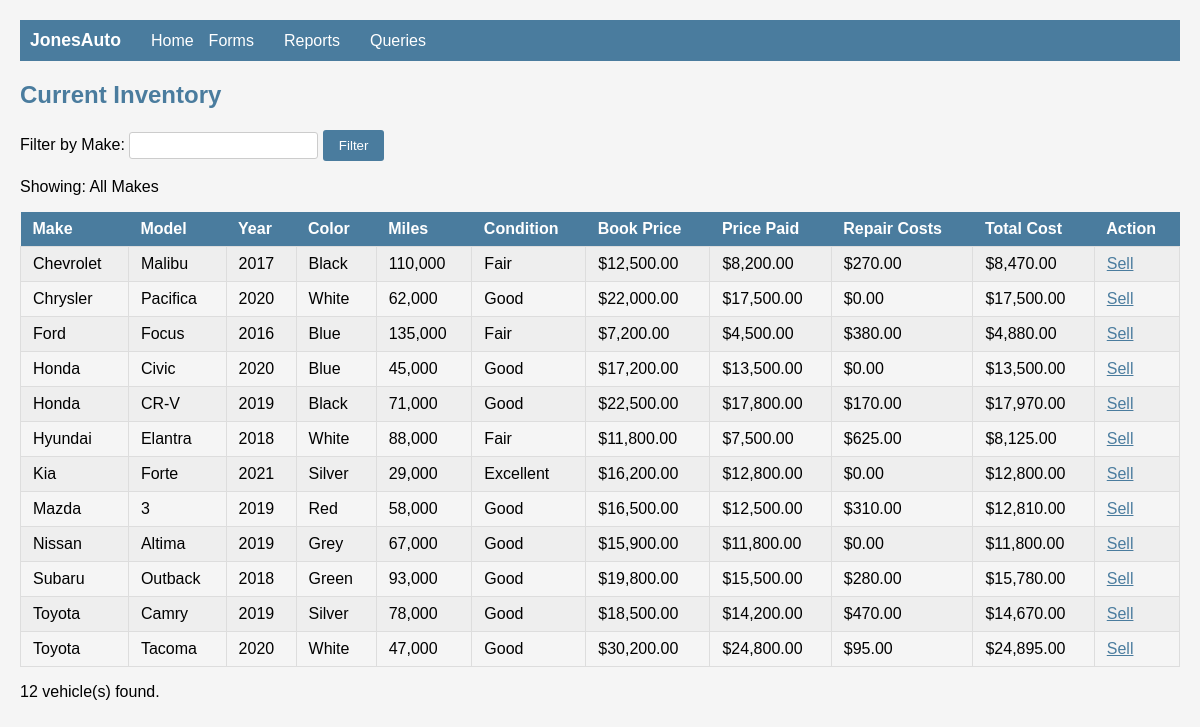
Page /reports/inventory.php on the committed database.
### tables this page shows
CREATE TABLE vehicles (
    vehicle_id INT AUTO_INCREMENT PRIMARY KEY,
    make VARCHAR(50) NOT NULL,
    model VARCHAR(50) NOT NULL,
    year INT NOT NULL,
    color VARCHAR(30),
    miles INT,
    condition_desc VARCHAR(50),
    book_price DECIMAL(10,2),
    style VARCHAR(30),
    interior_color VARCHAR(30),
    status VARCHAR(20) DEFAULT 'available',
    is_active TINYINT(1) DEFAULT 1
);

### reports/inventory.php (the view, shortened to what this page needs)
<?php
include '../config.php';
$make_filter = isset($_GET['make_filter']) ? $_GET['make_filter'] : '';
?>
<!DOCTYPE html>
<html>
<head>
    <link rel="stylesheet" href="../style.css">
</head>
<body>
<?php $nav_prefix = '../'; include '../nav.php'; ?>
<h2>Current Inventory</h2>
<form method="GET">
    <label>Filter by Make:</label>
    <input type="text" name="make_filter" value="<?php echo $make_filter; ?>">
    <input type="submit" value="Filter">
</form>
<p>Showing: <?php echo ($make_filter != '') ? $make_filter : 'All Makes'; ?></p>
<?php
$sql = "SELECT v.*, p.price_paid, p.purchase_date, (SELECT COALESCE(SUM(r.actual_cost), 0) FROM repairs r WHERE r.purchase_id = p.purchase_id) as total_repairs FROM vehicles v JOIN purchases p ON v.vehicle_id = p.vehicle_id WHERE v.status = 'available' AND v.is_active = 1";
$sql .= " ORDER BY v.make, v.model";
$result = mysqli_query($conn, $sql);
$count = 0;
?>
<table>
    <tr>
        <th>Make</th>
        <th>Model</th>
        <th>Year</th>
        <th>Color</th>
        <th>Miles</th>
        <th>Condition</th>
        <th>Book Price</th>
        <th>Price Paid</th>
        <th>Repair Costs</th>
        <th>Total Cost</th>
        <th>Action</th>
    </tr>
    <?php while ($row = mysqli_fetch_assoc($result)) {
        $total_cost = $row['price_paid'] + $row['total_repairs'];
        $count++;
    ?>
    <tr>
        <td><?php echo $row['make']; ?></td>
        <td><?php echo $row['model']; ?></td>
        <td><?php echo $row['year']; ?></td>
        <td><?php echo $row['color']; ?></td>
        <td><?php echo number_format($row['miles']); ?></td>
        <td><?php echo $row['condition_desc']; ?></td>
        <td>$<?php echo number_format($row['book_price'], 2); ?></td>
        <td>$<?php echo number_format($row['price_paid'], 2); ?></td>
        <td>$<?php echo number_format($row['total_repairs'], 2); ?></td>
        <td>$<?php echo number_format($total_cost, 2); ?></td>
        <td><a href="../forms/sale_form.php?vehicle_id=<?php echo $row['vehicle_id']; ?>">Sell</a></td>
    </tr>
    <?php } ?>
</table>
<p><?php echo $count; ?> vehicle(s) found.</p>
</body>
</html>

### nav.php (shortened to what this page needs)
<?php
$nav_prefix = isset($nav_prefix) ? $nav_prefix : '';
?>
<div class="nav">
    <span class="site-title">JonesAuto</span>
    <a href="<?php echo $nav_prefix; ?>index.php">Home</a>
    <div class="dropdown">
        <a class="dropdown-btn">Forms</a>
    </div>
    <div class="dropdown">
        <a class="dropdown-btn">Reports</a>
    </div>
    <a href="<?php echo $nav_prefix; ?>queries/queries.php">Queries</a>
</div>

### style.css (style rules this page uses)
body { font-family: Arial, sans-serif; margin: 20px; background-color: #f5f5f5; }
h1, h2, h3 { color: #4a7c9e; }
a { color: #4a7c9e; }
table { border-collapse: collapse; margin: 10px 0; }
th { background-color: #4a7c9e; color: white; padding: 8px 12px; text-align: left; }
td { padding: 8px 12px; border: 1px solid #ddd; }
tr:nth-child(even) { background-color: #eee; }
input[type="text"], input[type="number"], input[type="date"], select, textarea { padding: 5px; margin: 3px 0; border: 1px solid #ccc; border-radius: 3px; }
input[type="submit"] { background-color: #4a7c9e; color: white; padding: 8px 16px; border: none; border-radius: 3px; cursor: pointer; }
.nav { background-color: #4a7c9e; padding: 10px; margin-bottom: 15px; display: flex; align-items: center; }
.nav a { color: white; text-decoration: none; margin-right: 15px; }
.dropdown { display: inline-block; position: relative; margin-right: 15px; }
.dropdown-btn { color: white; cursor: pointer; }
.nav .site-title { font-weight: bold; font-size: 1.1em; color: white; margin-right: 30px; }
table { width: 100%; }

### rows in the picture
vehicles: make "Chevrolet", model "Malibu", year "2017", color "Black", miles "110,000", condition_desc "Fair", book_price "12,500.00", price_paid "8,200.00", total_repairs "270.00", total_cost "8,470.00"
vehicles: make "Chrysler", model "Pacifica", year "2020", color "White", miles "62,000", condition_desc "Good", book_price "22,000.00", price_paid "17,500.00", total_repairs "0.00", total_cost "17,500.00"
vehicles: make "Ford", model "Focus", year "2016", color "Blue", miles "135,000", condition_desc "Fair", book_price "7,200.00", price_paid "4,500.00", total_repairs "380.00", total_cost "4,880.00"
vehicles: make "Honda", model "Civic", year "2020", color "Blue", miles "45,000", condition_desc "Good", book_price "17,200.00", price_paid "13,500.00", total_repairs "0.00", total_cost "13,500.00"
vehicles: make "Honda", model "CR-V", year "2019", color "Black", miles "71,000", condition_desc "Good", book_price "22,500.00", price_paid "17,800.00", total_repairs "170.00", total_cost "17,970.00"
vehicles: make "Hyundai", model "Elantra", year "2018", color "White", miles "88,000", condition_desc "Fair", book_price "11,800.00", price_paid "7,500.00", total_repairs "625.00", total_cost "8,125.00"
vehicles: make "Kia", model "Forte", year "2021", color "Silver", miles "29,000", condition_desc "Excellent", book_price "16,200.00", price_paid "12,800.00", total_repairs "0.00", total_cost "12,800.00"
vehicles: make "Mazda", model "3", year "2019", color "Red", miles "58,000", condition_desc "Good", book_price "16,500.00", price_paid "12,500.00", total_repairs "310.00", total_cost "12,810.00"
vehicles: make "Nissan", model "Altima", year "2019", color "Grey", miles "67,000", condition_desc "Good", book_price "15,900.00", price_paid "11,800.00", total_repairs "0.00", total_cost "11,800.00"
vehicles: make "Subaru", model "Outback", year "2018", color "Green", miles "93,000", condition_desc "Good", book_price "19,800.00", price_paid "15,500.00", total_repairs "280.00", total_cost "15,780.00"
vehicles: make "Toyota", model "Camry", year "2019", color "Silver", miles "78,000", condition_desc "Good", book_price "18,500.00", price_paid "14,200.00", total_repairs "470.00", total_cost "14,670.00"
vehicles: make "Toyota", model "Tacoma", year "2020", color "White", miles "47,000", condition_desc "Good", book_price "30,200.00", price_paid "24,800.00", total_repairs "95.00", total_cost "24,895.00"

### other values in the picture
$count "12"
